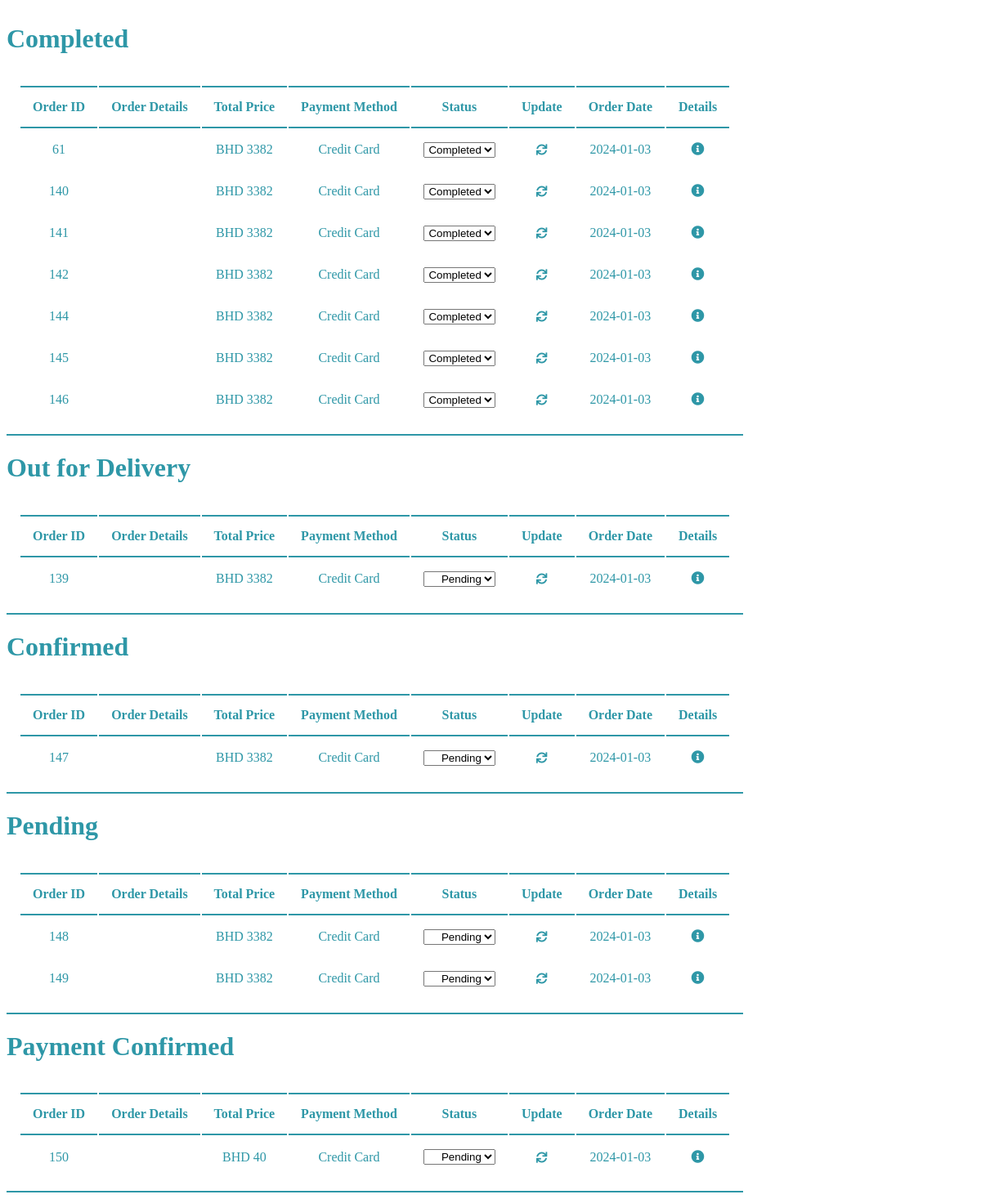
/ManageOrders/t.php, run on the app's committed database.
### ManageOrders/t.php (the view, shortened to what this page needs)
<?php
include '../Connection/init.php';
$stmt = $db->prepare("SELECT * FROM `order data`");
$stmt->execute();
$orders = $stmt->fetchAll(PDO::FETCH_ASSOC);
$stmt = $db->prepare("SELECT DISTINCT `Status` FROM `order data`");
$stmt->execute();
$statuses = $stmt->fetchAll(PDO::FETCH_COLUMN);
?>
<!DOCTYPE html>
<html lang="en">
<head>
  <link rel="stylesheet" href="https://cdnjs.cloudflare.com/ajax/libs/font-awesome/5.15.3/css/all.min.css">
</head>
<body>
  <div class="container">
  <div class="row">
    <div class="col-xl-12">
     <?php
      foreach ($statuses as $status) {
        $filteredOrders = array_filter($orders, function ($order) use ($status) {
          return $order['Status'] === $status && $order['PaymentMethod'] !== '';
        });
        if (!empty($filteredOrders)) {
          echo '<h1 class="inline-elements">' . $status . '</h1>';
          echo '<table class="hidden" style="border-bottom: 2px solid #2E97A7;">';
          echo '<tr>
                  <th>Order ID</th>
                  <th>Order Details</th>
                  <th>Total Price</th>
                  <th>Payment Method</th>
                  <th>Status</th>
                  <th>Update</th>
                  <th>Order Date</th>
                  <th>Details</th>
                </tr>';
          echo '<tbody>';
          foreach ($filteredOrders as $order) {
            $OrderID = $order['OrderID'];
            $TotalPrice = $order['TotalPrice'];
            $paymentMethod = $order['PaymentMethod'];
            $Status = $order['Status'];
            $OrderDate = $order['OrderDate'];
            $OrderDetails = $order['OrderDetails'];
      ?>
            <tr>
              <td><?php echo $OrderID ?></td>
              <td><?php echo $OrderDetails ?></td>
              <td><?php echo "BHD $TotalPrice" ?></td>
              <td><?php echo $paymentMethod ?></td>
              <td>
  <select name="status" data-order-id="<?php echo $OrderID; ?>">
    <?php
    $allStatuses = array('Pending', 'Processing', 'Completed');
    foreach ($allStatuses as $statusOption) {
      echo '<option value="' . $statusOption . '" ' . ($Status === $statusOption ? 'selected' : '') . '>' . $statusOption . '</option>';
    }
    ?>
  </select>
</td>
              <td>
              <button class="update-icon" name="OrderID[]" data-order-id="<?php echo $order['OrderID']; ?>" onclick="updateStatus(this)">
  <i class="fas fa-sync"></i>
</button>
              </td>
              <td><?php echo $OrderDate ?></td>
              <td><i class="fas fa-info-circle"></i></td>
            </tr>
      <?php
          }
          echo '</tbody>';
          echo '</table>';
        }
      }
      ?>
    </div>
  </div>
  </div>
</body>
</html>

### ManageOrders/t.php (style rules this page uses)
th { border-top: 2px solid #2E97A7; border-bottom: 2px solid #2E97A7; }
table, th, tr, td { padding: 15px; text-align: center; color: #2E97A7; }
h1, label { color: #2E97A7; }
.inline-elements label, select { text-align: end; }
.inline-elements { display: inline-block; margin-right: 10px; }
button.update-icon { background: none; border: none; padding: 0; }
button.update-icon i { color: #2E97A7; }

### data on the page
order data: OrderID "61", TotalPrice "3382", PaymentMethod "Credit Card", status "Completed", OrderDate "2024-01-03"
order data: OrderID "140", TotalPrice "3382", PaymentMethod "Credit Card", status "Completed", OrderDate "2024-01-03"
order data: OrderID "141", TotalPrice "3382", PaymentMethod "Credit Card", status "Completed", OrderDate "2024-01-03"
order data: OrderID "142", TotalPrice "3382", PaymentMethod "Credit Card", status "Completed", OrderDate "2024-01-03"
order data: OrderID "144", TotalPrice "3382", PaymentMethod "Credit Card", status "Completed", OrderDate "2024-01-03"
order data: OrderID "145", TotalPrice "3382", PaymentMethod "Credit Card", status "Completed", OrderDate "2024-01-03"
order data: OrderID "146", TotalPrice "3382", PaymentMethod "Credit Card", status "Completed", OrderDate "2024-01-03"
order data: OrderID "139", TotalPrice "3382", PaymentMethod "Credit Card", status "Pending", OrderDate "2024-01-03"
order data: OrderID "147", TotalPrice "3382", PaymentMethod "Credit Card", status "Pending", OrderDate "2024-01-03"
order data: OrderID "148", TotalPrice "3382", PaymentMethod "Credit Card", status "Pending", OrderDate "2024-01-03"
order data: OrderID "149", TotalPrice "3382", PaymentMethod "Credit Card", status "Pending", OrderDate "2024-01-03"
order data: OrderID "150", TotalPrice "40", PaymentMethod "Credit Card", status "Pending", OrderDate "2024-01-03"

### other printed values
$status "Completed"
$status "Out for Delivery"
$status "Confirmed"
$status "Pending"
$status "Payment Confirmed"
